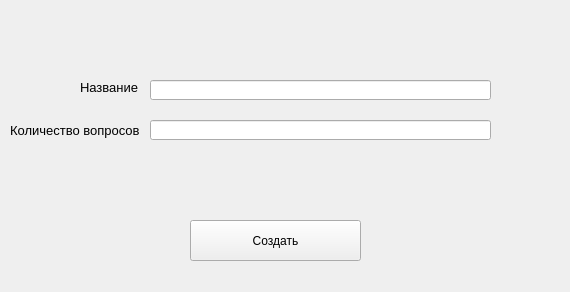
<?xml version="1.0" encoding="UTF-8"?>
<ui version="4.0">
 <class>Form</class>
 <widget class="QWidget" name="Form">
  <property name="geometry">
   <rect>
    <x>0</x>
    <y>0</y>
    <width>570</width>
    <height>292</height>
   </rect>
  </property>
  <property name="windowTitle">
   <string>Создать тест</string>
  </property>
  <widget class="QLabel" name="label">
   <property name="geometry">
    <rect>
     <x>80</x>
     <y>80</y>
     <width>71</width>
     <height>16</height>
    </rect>
   </property>
   <property name="text">
    <string>&lt;html&gt;&lt;head/&gt;&lt;body&gt;&lt;p&gt;&lt;span style=&quot; font-size:10pt;&quot;&gt;Название&lt;/span&gt;&lt;/p&gt;&lt;/body&gt;&lt;/html&gt;</string>
   </property>
  </widget>
  <widget class="QLineEdit" name="lineEdit">
   <property name="geometry">
    <rect>
     <x>150</x>
     <y>80</y>
     <width>341</width>
     <height>20</height>
    </rect>
   </property>
  </widget>
  <widget class="QLabel" name="label_2">
   <property name="geometry">
    <rect>
     <x>10</x>
     <y>120</y>
     <width>131</width>
     <height>21</height>
    </rect>
   </property>
   <property name="text">
    <string>&lt;html&gt;&lt;head/&gt;&lt;body&gt;&lt;p&gt;&lt;span style=&quot; font-size:10pt;&quot;&gt;Количество вопросов&lt;/span&gt;&lt;/p&gt;&lt;/body&gt;&lt;/html&gt;</string>
   </property>
  </widget>
  <widget class="QLineEdit" name="lineEdit_2">
   <property name="geometry">
    <rect>
     <x>150</x>
     <y>120</y>
     <width>341</width>
     <height>20</height>
    </rect>
   </property>
  </widget>
  <widget class="QPushButton" name="pushButton">
   <property name="geometry">
    <rect>
     <x>190</x>
     <y>220</y>
     <width>171</width>
     <height>41</height>
    </rect>
   </property>
   <property name="text">
    <string>Создать</string>
   </property>
  </widget>
 </widget>
 <resources/>
 <connections/>
</ui>
